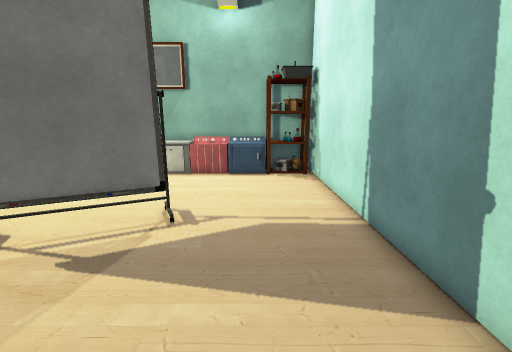
View 1 (above)

12 first-person views from a walk through a Unity game level. The camera is 1.4 m above the floor, tilts 12° down and sees 90° across. The floor is counted in squares, 0.5 m on a side. Each view is taken from the middle of a square. On the plan, view 1 faces up. The plan holds only what a view shows up to about 19 squares ahead; the rest is blank. The place goes on beyond the plan. Some surface patterns are stand-ins.

View 2
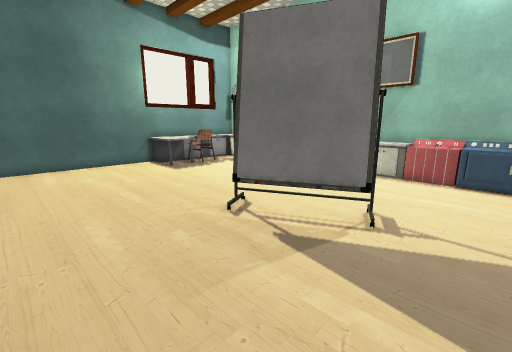

View 3
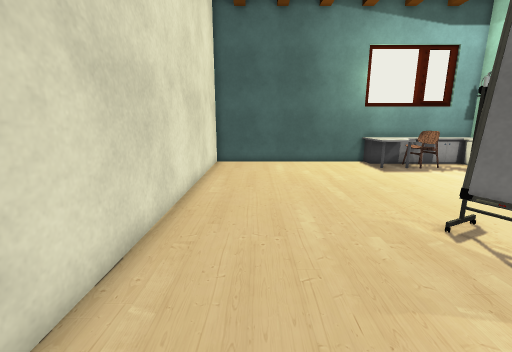

View 4
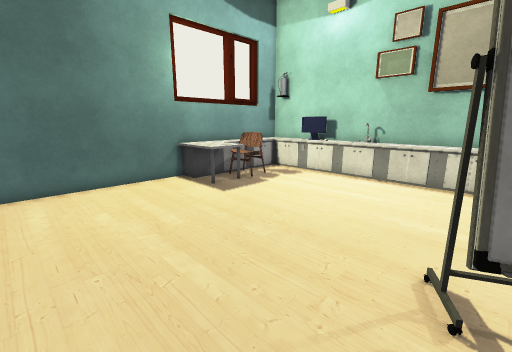

View 5
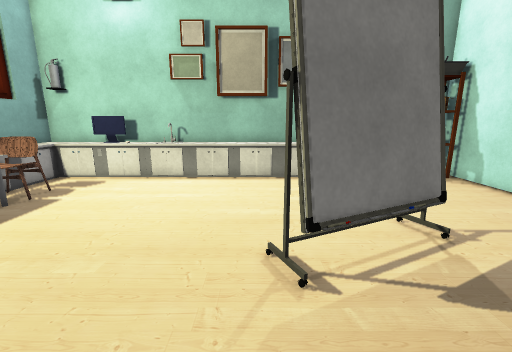

View 6
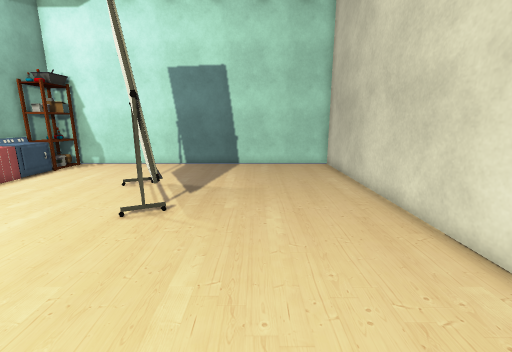

View 7
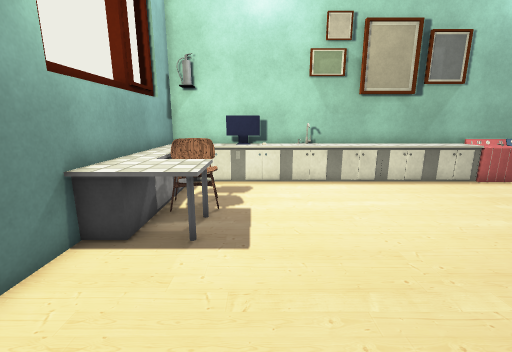

View 8
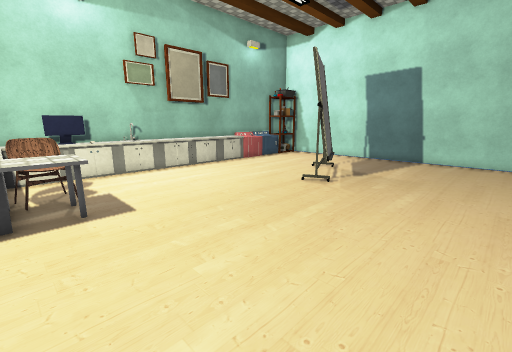

View 9
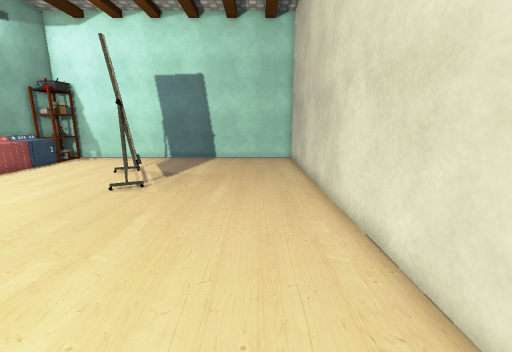

View 10
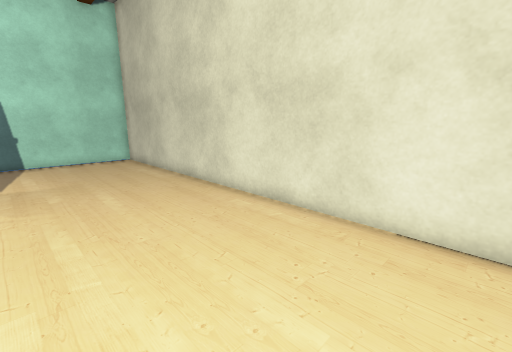

View 11
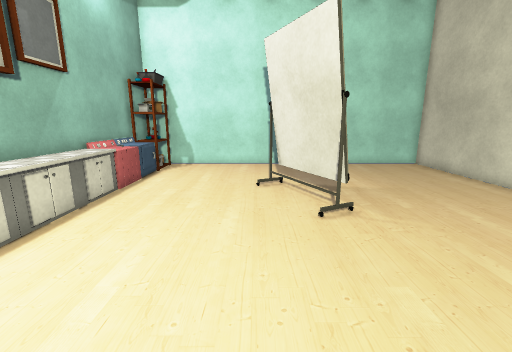

View 12
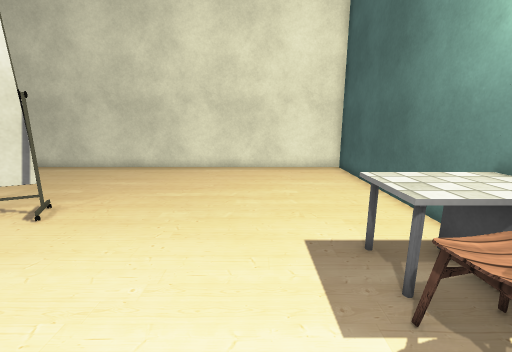

### Floor plan
Key: @ floor where view 1 was taken; # wall or solid block; . floor; = window, fence, low wall or low ledge; C cabinet; M machine; S shelf; T thing the floor can be seen under or through; H chair; P computer; O other object.
Columns run from 18 left of view 1 to 3 right of it. Each row starts with its distance up from view 1.
 15 #CCP##OOOO#CCC########
 14 CCCPPCOOOOCCCCMMMCCSS#
 13 CC...................#
 12 CC...................#
 11 CHHH.................#
 10 CHHH.................#
  9 CCCC.................#
  8 CCCC.................#
  7 #CC...........TO=....#
  6 #...........TTT......#
  5 #...........O........#
  4 #....................#
  3 #....................#
  2 #....................#
  1 #....................#
  0 #.................@..#
 -1 #....................#
 -2 #....................#
 -3 ######################

Where each view was taken, in squares from view 1:
view 1: 0 up, 0 right, facing up
view 2: 0 up, 0 right, facing up-left
view 3: 0 up, 0 right, facing left
view 4: 1 up, 6 left, facing up-left
view 5: 1 up, 7 left, facing up
view 6: 2 up, 14 left, facing right
view 7: 2 up, 14 left, facing up
view 8: 1 down, 17 left, facing up-right
view 9: 0 up, 17 left, facing right
view 10: 4 up, 17 left, facing down-right
view 11: 8 up, 14 left, facing right
view 12: 13 up, 13 left, facing down
